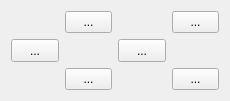
<?xml version="1.0" encoding="UTF-8"?>
<ui version="4.0">
 <class>CMoveBtnsWidgetClass</class>
 <widget class="QWidget" name="CMoveBtnsWidgetClass">
  <property name="geometry">
   <rect>
    <x>0</x>
    <y>0</y>
    <width>230</width>
    <height>101</height>
   </rect>
  </property>
  <property name="windowTitle">
   <string>CMoveBtnsWidget</string>
  </property>
  <layout class="QHBoxLayout" name="horizontalLayout">
   <item>
    <layout class="QGridLayout" name="gridLayout">
     <item row="0" column="1">
      <widget class="QToolButton" name="toolButton_UP">
       <property name="sizePolicy">
        <sizepolicy hsizetype="Expanding" vsizetype="Expanding">
         <horstretch>0</horstretch>
         <verstretch>0</verstretch>
        </sizepolicy>
       </property>
       <property name="text">
        <string>...</string>
       </property>
       <property name="icon">
        <iconset theme="QIcon::ThemeIcon::GoUp"/>
       </property>
      </widget>
     </item>
     <item row="0" column="3">
      <widget class="QToolButton" name="toolButton_CW">
       <property name="sizePolicy">
        <sizepolicy hsizetype="Expanding" vsizetype="Expanding">
         <horstretch>0</horstretch>
         <verstretch>0</verstretch>
        </sizepolicy>
       </property>
       <property name="text">
        <string>...</string>
       </property>
       <property name="icon">
        <iconset theme="QIcon::ThemeIcon::ViewRefresh"/>
       </property>
      </widget>
     </item>
     <item row="1" column="0">
      <widget class="QToolButton" name="toolButton_LEFT">
       <property name="sizePolicy">
        <sizepolicy hsizetype="Expanding" vsizetype="Expanding">
         <horstretch>0</horstretch>
         <verstretch>0</verstretch>
        </sizepolicy>
       </property>
       <property name="text">
        <string>...</string>
       </property>
       <property name="icon">
        <iconset theme="QIcon::ThemeIcon::GoPrevious"/>
       </property>
      </widget>
     </item>
     <item row="1" column="2">
      <widget class="QToolButton" name="toolButton_RIGHT">
       <property name="sizePolicy">
        <sizepolicy hsizetype="Expanding" vsizetype="Expanding">
         <horstretch>0</horstretch>
         <verstretch>0</verstretch>
        </sizepolicy>
       </property>
       <property name="text">
        <string>...</string>
       </property>
       <property name="icon">
        <iconset theme="QIcon::ThemeIcon::GoNext"/>
       </property>
      </widget>
     </item>
     <item row="2" column="1">
      <widget class="QToolButton" name="toolButton_DOWN">
       <property name="sizePolicy">
        <sizepolicy hsizetype="Expanding" vsizetype="Expanding">
         <horstretch>0</horstretch>
         <verstretch>0</verstretch>
        </sizepolicy>
       </property>
       <property name="text">
        <string>...</string>
       </property>
       <property name="icon">
        <iconset theme="QIcon::ThemeIcon::GoDown"/>
       </property>
      </widget>
     </item>
     <item row="2" column="3">
      <widget class="QToolButton" name="toolButton_CCW">
       <property name="sizePolicy">
        <sizepolicy hsizetype="Expanding" vsizetype="Expanding">
         <horstretch>0</horstretch>
         <verstretch>0</verstretch>
        </sizepolicy>
       </property>
       <property name="text">
        <string>...</string>
       </property>
       <property name="icon">
        <iconset theme="QIcon::ThemeIcon::ViewRestore"/>
       </property>
      </widget>
     </item>
    </layout>
   </item>
  </layout>
 </widget>
 <layoutdefault spacing="6" margin="11"/>
 <resources/>
 <connections/>
</ui>
